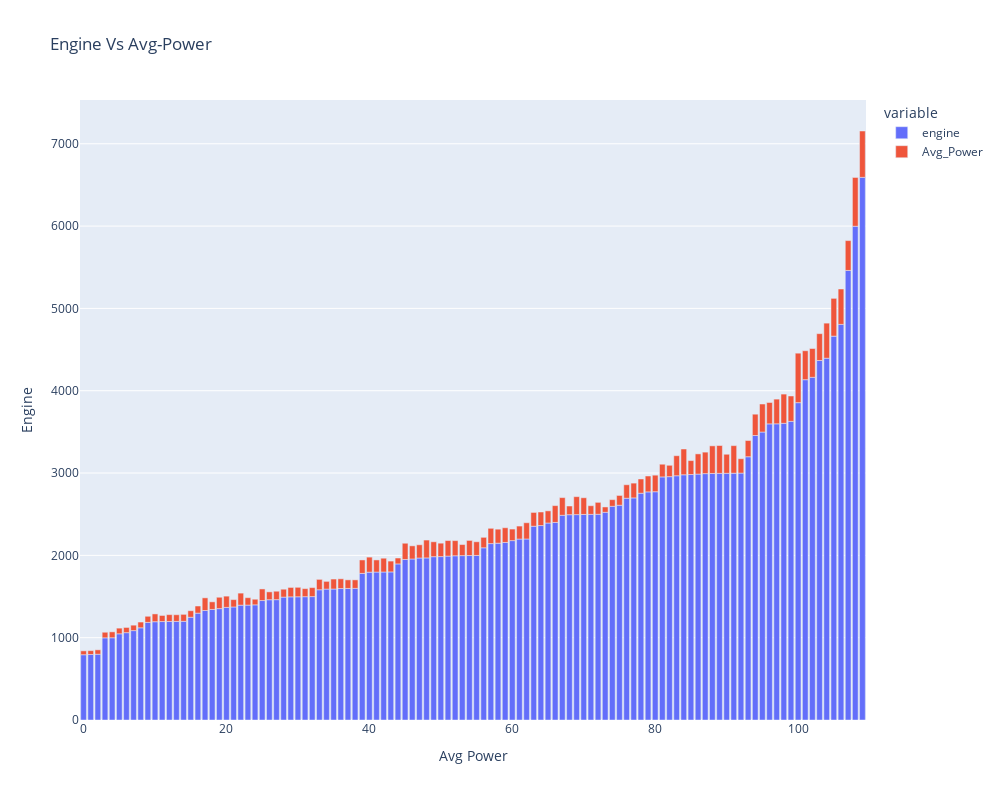

Notebook code cell kept with this figure:
### Code cell
fig = psx.bar(avg_power_engine,title="Engine Vs Avg-Power")
fig.update_layout(xaxis_title="Avg Power",yaxis_title="Engine")
fig.update_layout(width=1000, height=800)
fig.write_image("EngineAvg-Power.jpg")
fig.show()
